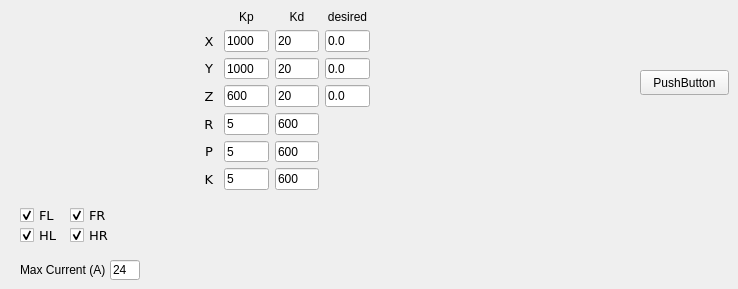
      <widget class="QWidget" name="tab_17">
       <attribute name="title">
        <string>Controller</string>
       </attribute>
       <widget class="QLabel" name="label_17">
        <property name="geometry">
         <rect>
          <x>20</x>
          <y>260</y>
          <width>90</width>
          <height>20</height>
         </rect>
        </property>
        <property name="font">
         <font>
          <pointsize>9</pointsize>
         </font>
        </property>
        <property name="text">
         <string>Max Current (A)</string>
        </property>
       </widget>
       <widget class="QCheckBox" name="CB_LEGCON_HR">
        <property name="geometry">
         <rect>
          <x>70</x>
          <y>220</y>
          <width>40</width>
          <height>31</height>
         </rect>
        </property>
        <property name="font">
         <font>
          <family>DejaVu Sans</family>
          <pointsize>10</pointsize>
         </font>
        </property>
        <property name="text">
         <string>HR</string>
        </property>
        <property name="checked">
         <bool>true</bool>
        </property>
       </widget>
       <widget class="QCheckBox" name="CB_LEGCON_FL">
        <property name="geometry">
         <rect>
          <x>20</x>
          <y>200</y>
          <width>40</width>
          <height>31</height>
         </rect>
        </property>
        <property name="font">
         <font>
          <family>DejaVu Sans</family>
          <pointsize>10</pointsize>
         </font>
        </property>
        <property name="text">
         <string>FL</string>
        </property>
        <property name="checked">
         <bool>true</bool>
        </property>
       </widget>
       <widget class="QLineEdit" name="LE_Cmax">
        <property name="geometry">
         <rect>
          <x>110</x>
          <y>260</y>
          <width>30</width>
          <height>20</height>
         </rect>
        </property>
        <property name="text">
         <string>24</string>
        </property>
       </widget>
       <widget class="QCheckBox" name="CB_LEGCON_FR">
        <property name="geometry">
         <rect>
          <x>70</x>
          <y>200</y>
          <width>40</width>
          <height>31</height>
         </rect>
        </property>
        <property name="font">
         <font>
          <family>DejaVu Sans</family>
          <pointsize>10</pointsize>
         </font>
        </property>
        <property name="text">
         <string>FR</string>
        </property>
        <property name="checked">
         <bool>true</bool>
        </property>
       </widget>
       <widget class="QCheckBox" name="CB_LEGCON_HL">
        <property name="geometry">
         <rect>
          <x>20</x>
          <y>220</y>
          <width>40</width>
          <height>31</height>
         </rect>
        </property>
        <property name="font">
         <font>
          <family>DejaVu Sans</family>
          <pointsize>10</pointsize>
         </font>
        </property>
        <property name="text">
         <string>HL</string>
        </property>
        <property name="checked">
         <bool>true</bool>
        </property>
       </widget>
       <widget class="QPushButton" name="BTN_CONTROLLER_SET">
        <property name="geometry">
         <rect>
          <x>640</x>
          <y>70</y>
          <width>89</width>
          <height>25</height>
         </rect>
        </property>
        <property name="text">
         <string>PushButton</string>
        </property>
       </widget>
       <widget class="QWidget" name="gridLayoutWidget_9">
        <property name="geometry">
         <rect>
          <x>200</x>
          <y>10</y>
          <width>170</width>
          <height>180</height>
         </rect>
        </property>
        <layout class="QGridLayout" name="gridLayout_9">
         <item row="1" column="1">
          <widget class="QLineEdit" name="Kp_x_2">
           <property name="sizePolicy">
            <sizepolicy hsizetype="Expanding" vsizetype="Expanding">
             <horstretch>0</horstretch>
             <verstretch>0</verstretch>
            </sizepolicy>
           </property>
           <property name="font">
            <font>
             <pointsize>9</pointsize>
            </font>
           </property>
           <property name="text">
            <string>1000</string>
           </property>
          </widget>
         </item>
         <item row="2" column="2">
          <widget class="QLineEdit" name="Kd_y_2">
           <property name="sizePolicy">
            <sizepolicy hsizetype="Expanding" vsizetype="Expanding">
             <horstretch>0</horstretch>
             <verstretch>0</verstretch>
            </sizepolicy>
           </property>
           <property name="font">
            <font>
             <pointsize>9</pointsize>
            </font>
           </property>
           <property name="text">
            <string>20</string>
           </property>
          </widget>
         </item>
         <item row="4" column="0">
          <widget class="QLabel" name="label_127">
           <property name="font">
            <font>
             <family>DejaVu Sans</family>
             <pointsize>10</pointsize>
            </font>
           </property>
           <property name="text">
            <string>R</string>
           </property>
           <property name="alignment">
            <set>Qt::AlignCenter</set>
           </property>
          </widget>
         </item>
         <item row="2" column="1">
          <widget class="QLineEdit" name="Kp_y_2">
           <property name="sizePolicy">
            <sizepolicy hsizetype="Expanding" vsizetype="Expanding">
             <horstretch>0</horstretch>
             <verstretch>0</verstretch>
            </sizepolicy>
           </property>
           <property name="font">
            <font>
             <pointsize>9</pointsize>
            </font>
           </property>
           <property name="text">
            <string>1000</string>
           </property>
          </widget>
         </item>
         <item row="3" column="1">
          <widget class="QLineEdit" name="Kp_z_2">
           <property name="sizePolicy">
            <sizepolicy hsizetype="Expanding" vsizetype="Expanding">
             <horstretch>0</horstretch>
             <verstretch>0</verstretch>
            </sizepolicy>
           </property>
           <property name="font">
            <font>
             <pointsize>9</pointsize>
            </font>
           </property>
           <property name="text">
            <string>600</string>
           </property>
          </widget>
         </item>
         <item row="3" column="0">
          <widget class="QLabel" name="label_128">
           <property name="font">
            <font>
             <family>DejaVu Sans</family>
             <pointsize>10</pointsize>
            </font>
           </property>
           <property name="text">
            <string>Z</string>
           </property>
           <property name="alignment">
            <set>Qt::AlignCenter</set>
           </property>
          </widget>
         </item>
         <item row="0" column="3">
          <widget class="QLabel" name="label_129">
           <property name="sizePolicy">
            <sizepolicy hsizetype="Preferred" vsizetype="Expanding">
             <horstretch>0</horstretch>
             <verstretch>0</verstretch>
            </sizepolicy>
           </property>
           <property name="font">
            <font>
             <pointsize>9</pointsize>
            </font>
           </property>
           <property name="text">
            <string>desired</string>
           </property>
           <property name="alignment">
            <set>Qt::AlignCenter</set>
           </property>
          </widget>
         </item>
         <item row="3" column="2">
          <widget class="QLineEdit" name="Kd_z_2">
           <property name="sizePolicy">
            <sizepolicy hsizetype="Expanding" vsizetype="Expanding">
             <horstretch>0</horstretch>
             <verstretch>0</verstretch>
            </sizepolicy>
           </property>
           <property name="font">
            <font>
             <pointsize>9</pointsize>
            </font>
           </property>
           <property name="text">
            <string>20</string>
           </property>
          </widget>
         </item>
         <item row="1" column="2">
          <widget class="QLineEdit" name="Kd_x_2">
           <property name="sizePolicy">
            <sizepolicy hsizetype="Expanding" vsizetype="Expanding">
             <horstretch>0</horstretch>
             <verstretch>0</verstretch>
            </sizepolicy>
           </property>
           <property name="font">
            <font>
             <pointsize>9</pointsize>
            </font>
           </property>
           <property name="text">
            <string>20</string>
           </property>
          </widget>
         </item>
         <item row="2" column="3">
          <widget class="QLineEdit" name="footref_y_2">
           <property name="sizePolicy">
            <sizepolicy hsizetype="Expanding" vsizetype="Expanding">
             <horstretch>0</horstretch>
             <verstretch>0</verstretch>
            </sizepolicy>
           </property>
           <property name="font">
            <font>
             <pointsize>9</pointsize>
            </font>
           </property>
           <property name="text">
            <string>0.0</string>
           </property>
          </widget>
         </item>
         <item row="0" column="1">
          <widget class="QLabel" name="label_130">
           <property name="sizePolicy">
            <sizepolicy hsizetype="Preferred" vsizetype="Expanding">
             <horstretch>0</horstretch>
             <verstretch>0</verstretch>
            </sizepolicy>
           </property>
           <property name="font">
            <font>
             <pointsize>9</pointsize>
            </font>
           </property>
           <property name="text">
            <string>Kp</string>
           </property>
           <property name="alignment">
            <set>Qt::AlignCenter</set>
           </property>
          </widget>
         </item>
         <item row="1" column="0">
          <widget class="QLabel" name="label_131">
           <property name="font">
            <font>
             <family>DejaVu Sans</family>
             <pointsize>10</pointsize>
            </font>
           </property>
           <property name="text">
            <string> X </string>
           </property>
           <property name="alignment">
            <set>Qt::AlignCenter</set>
           </property>
          </widget>
         </item>
         <item row="0" column="2">
          <widget class="QLabel" name="label_132">
           <property name="sizePolicy">
            <sizepolicy hsizetype="Preferred" vsizetype="Expanding">
             <horstretch>0</horstretch>
             <verstretch>0</verstretch>
            </sizepolicy>
           </property>
           <property name="font">
            <font>
             <pointsize>9</pointsize>
            </font>
           </property>
           <property name="text">
            <string>Kd</string>
           </property>
           <property name="alignment">
            <set>Qt::AlignCenter</set>
           </property>
          </widget>
         </item>
         <item row="2" column="0">
          <widget class="QLabel" name="label_133">
           <property name="font">
            <font>
             <family>DejaVu Sans</family>
             <pointsize>10</pointsize>
            </font>
           </property>
           <property name="text">
            <string>Y</string>
           </property>
           <property name="alignment">
            <set>Qt::AlignCenter</set>
           </property>
          </widget>
         </item>
         <item row="3" column="3">
          <widget class="QLineEdit" name="footref_z_2">
           <property name="sizePolicy">
            <sizepolicy hsizetype="Expanding" vsizetype="Expanding">
             <horstretch>0</horstretch>
             <verstretch>0</verstretch>
            </sizepolicy>
           </property>
           <property name="font">
            <font>
             <pointsize>9</pointsize>
            </font>
           </property>
           <property name="text">
            <string>0.0</string>
           </property>
          </widget>
         </item>
         <item row="5" column="0">
          <widget class="QLabel" name="label_134">
           <property name="font">
            <font>
             <family>DejaVu Sans</family>
             <pointsize>10</pointsize>
            </font>
           </property>
           <property name="text">
            <string>P</string>
           </property>
           <property name="alignment">
            <set>Qt::AlignCenter</set>
           </property>
          </widget>
         </item>
         <item row="1" column="3">
          <widget class="QLineEdit" name="footref_x_2">
           <property name="sizePolicy">
            <sizepolicy hsizetype="Expanding" vsizetype="Expanding">
             <horstretch>0</horstretch>
             <verstretch>0</verstretch>
            </sizepolicy>
           </property>
           <property name="font">
            <font>
             <pointsize>9</pointsize>
            </font>
           </property>
           <property name="text">
            <string>0.0</string>
           </property>
          </widget>
         </item>
         <item row="6" column="0">
          <widget class="QLabel" name="label_135">
           <property name="font">
            <font>
             <family>DejaVu Sans</family>
             <pointsize>10</pointsize>
            </font>
           </property>
           <property name="text">
            <string>K</string>
           </property>
           <property name="alignment">
            <set>Qt::AlignCenter</set>
           </property>
          </widget>
         </item>
         <item row="4" column="1">
          <widget class="QLineEdit" name="Kp_r_2">
           <property name="sizePolicy">
            <sizepolicy hsizetype="Expanding" vsizetype="Expanding">
             <horstretch>0</horstretch>
             <verstretch>0</verstretch>
            </sizepolicy>
           </property>
           <property name="font">
            <font>
             <pointsize>9</pointsize>
            </font>
           </property>
           <property name="text">
            <string>5</string>
           </property>
          </widget>
         </item>
         <item row="5" column="1">
          <widget class="QLineEdit" name="Kp_p_2">
           <property name="sizePolicy">
            <sizepolicy hsizetype="Expanding" vsizetype="Expanding">
             <horstretch>0</horstretch>
             <verstretch>0</verstretch>
            </sizepolicy>
           </property>
           <property name="font">
            <font>
             <pointsize>9</pointsize>
            </font>
           </property>
           <property name="text">
            <string>5</string>
           </property>
          </widget>
         </item>
         <item row="6" column="1">
          <widget class="QLineEdit" name="Kp_k_2">
           <property name="sizePolicy">
            <sizepolicy hsizetype="Expanding" vsizetype="Expanding">
             <horstretch>0</horstretch>
             <verstretch>0</verstretch>
            </sizepolicy>
           </property>
           <property name="font">
            <font>
             <pointsize>9</pointsize>
            </font>
           </property>
           <property name="text">
            <string>5</string>
           </property>
          </widget>
         </item>
         <item row="4" column="2">
          <widget class="QLineEdit" name="Kd_r_2">
           <property name="sizePolicy">
            <sizepolicy hsizetype="Expanding" vsizetype="Expanding">
             <horstretch>0</horstretch>
             <verstretch>0</verstretch>
            </sizepolicy>
           </property>
           <property name="font">
            <font>
             <pointsize>9</pointsize>
            </font>
           </property>
           <property name="text">
            <string>600</string>
           </property>
          </widget>
         </item>
         <item row="5" column="2">
          <widget class="QLineEdit" name="Kd_p_2">
           <property name="sizePolicy">
            <sizepolicy hsizetype="Expanding" vsizetype="Expanding">
             <horstretch>0</horstretch>
             <verstretch>0</verstretch>
            </sizepolicy>
           </property>
           <property name="font">
            <font>
             <pointsize>9</pointsize>
            </font>
           </property>
           <property name="text">
            <string>600</string>
           </property>
          </widget>
         </item>
         <item row="6" column="2">
          <widget class="QLineEdit" name="Kd_k_2">
           <property name="sizePolicy">
            <sizepolicy hsizetype="Expanding" vsizetype="Expanding">
             <horstretch>0</horstretch>
             <verstretch>0</verstretch>
            </sizepolicy>
           </property>
           <property name="font">
            <font>
             <pointsize>9</pointsize>
            </font>
           </property>
           <property name="text">
            <string>600</string>
           </property>
          </widget>
         </item>
        </layout>
       </widget>
      </widget>
